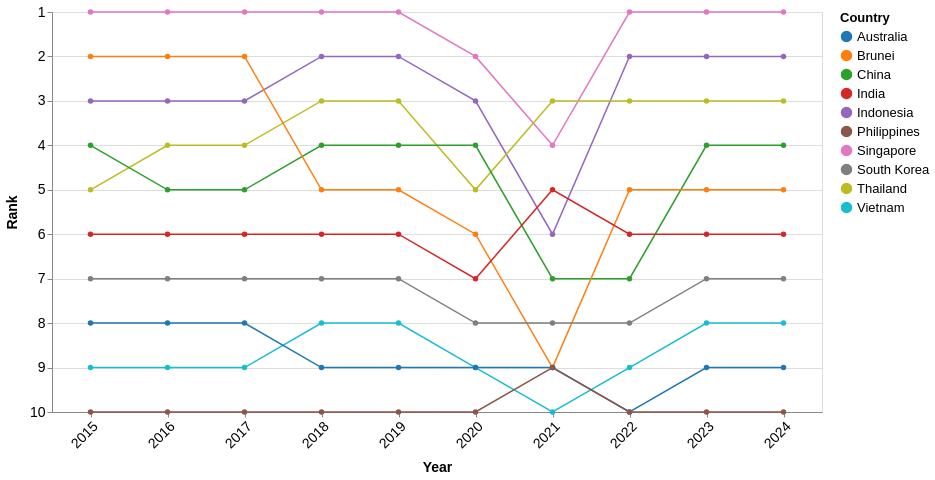

Vega-Lite specification stored for this chart:
### Vega-Lite specification from a JSON file in a GitHub repository (floating-point values rounded to 4 significant figures)
{"$schema": "https://vega.github.io/schema/vega-lite/v5.json", "width": 770, "height": 400, "data": {"values": [{"Country": "Singapore", "year": 2024, "Visitors": 4276007, "rank": 1}, {"Country": "Singapore", "year": 2023, "Visitors": 8308230, "rank": 1}, {"Country": "Singapore", "year": 2022, "Visitors": 5222991, "rank": 1}, {"Country": "Singapore", "year": 2021, "Visitors": 16308, "rank": 4}, {"Country": "Singapore", "year": 2020, "Visitors": 1545255, "rank": 2}, {"Country": "Singapore", "year": 2019, "Visitors": 10163882, "rank": 1}, {"Country": "Singapore", "year": 2018, "Visitors": 10615986, "rank": 1}, {"Country": "Singapore", "year": 2017, "Visitors": 12441713, "rank": 1}, {"Country": "Singapore", "year": 2016, "Visitors": 13272961, "rank": 1}, {"Country": "Singapore", "year": 2015, "Visitors": 12930754, "rank": 1}, {"Country": "Indonesia", "year": 2024, "Visitors": 1786630, "rank": 2}, {"Country": "Indonesia", "year": 2023, "Visitors": 3108165, "rank": 2}, {"Country": "Indonesia", "year": 2022, "Visitors": 1481739, "rank": 2}, {"Country": "Indonesia", "year": 2021, "Visitors": 11025, "rank": 6}, {"Country": "Indonesia", "year": 2020, "Visitors": 711723, "rank": 3}, {"Country": "Indonesia", "year": 2019, "Visitors": 3623277, "rank": 2}, {"Country": "Indonesia", "year": 2018, "Visitors": 3277689, "rank": 2}, {"Country": "Indonesia", "year": 2017, "Visitors": 2796570, "rank": 3}, {"Country": "Indonesia", "year": 2016, "Visitors": 3049964, "rank": 3}, {"Country": "Indonesia", "year": 2015, "Visitors": 2788033, "rank": 3}, {"Country": "Thailand", "year": 2024, "Visitors": 813783, "rank": 3}, {"Country": "Thailand", "year": 2023, "Visitors": 1551282, "rank": 3}, {"Country": "Thailand", "year": 2022, "Visitors": 715528, "rank": 3}, {"Country": "Thailand", "year": 2021, "Visitors": 59607, "rank": 3}, {"Country": "Thailand", "year": 2020, "Visitors": 394413, "rank": 5}, {"Country": "Thailand", "year": 2019, "Visitors": 1884306, "rank": 3}, {"Country": "Thailand", "year": 2018, "Visitors": 1914692, "rank": 3}, {"Country": "Thailand", "year": 2017, "Visitors": 1836522, "rank": 4}, {"Country": "Thailand", "year": 2016, "Visitors": 1780800, "rank": 4}, {"Country": "Thailand", "year": 2015, "Visitors": 1343569, "rank": 5}, {"Country": "China", "year": 2024, "Visitors": 1449711, "rank": 4}, {"Country": "China", "year": 2023, "Visitors": 1474114, "rank": 4}, {"Country": "China", "year": 2022, "Visitors": 211363, "rank": 7}, {"Country": "China", "year": 2021, "Visitors": 7701, "rank": 7}, {"Country": "China", "year": 2020, "Visitors": 405149, "rank": 4}, {"Country": "China", "year": 2019, "Visitors": 3114257, "rank": 4}, {"Country": "China", "year": 2018, "Visitors": 2944133, "rank": 4}, {"Country": "China", "year": 2017, "Visitors": 2281666, "rank": 5}, {"Country": "China", "year": 2016, "Visitors": 2124942, "rank": 5}, {"Country": "China", "year": 2015, "Visitors": 1677163, "rank": 4}, {"Country": "Brunei", "year": 2024, "Visitors": 565999, "rank": 5}, {"Country": "Brunei", "year": 2023, "Visitors": 811833, "rank": 5}, {"Country": "Brunei", "year": 2022, "Visitors": 301757, "rank": 5}, {"Country": "Brunei", "year": 2021, "Visitors": 773, "rank": 9}, {"Country": "Brunei", "year": 2020, "Visitors": 136020, "rank": 6}, {"Country": "Brunei", "year": 2019, "Visitors": 1216123, "rank": 5}, {"Country": "Brunei", "year": 2018, "Visitors": 1382031, "rank": 5}, {"Country": "Brunei", "year": 2017, "Visitors": 1660506, "rank": 2}, {"Country": "Brunei", "year": 2016, "Visitors": 1391016, "rank": 2}, {"Country": "Brunei", "year": 2015, "Visitors": 1133555, "rank": 2}, {"Country": "India", "year": 2024, "Visitors": 537493, "rank": 6}, {"Country": "India", "year": 2023, "Visitors": 671846, "rank": 6}, {"Country": "India", "year": 2022, "Visitors": 324548, "rank": 6}, {"Country": "India", "year": 2021, "Visitors": 3916, "rank": 5}, {"Country": "India", "year": 2020, "Visitors": 155883, "rank": 7}, {"Country": "India", "year": 2019, "Visitors": 735309, "rank": 6}, {"Country": "India", "year": 2018, "Visitors": 600311, "rank": 6}, {"Country": "India", "year": 2017, "Visitors": 552739, "rank": 6}, {"Country": "India", "year": 2016, "Visitors": 638578, "rank": 6}, {"Country": "India", "year": 2015, "Visitors": 722141, "rank": 6}, {"Country": "South Korea", "year": 2024, "Visitors": 232711, "rank": 7}, {"Country": "South Korea", "year": 2023, "Visitors": 400853, "rank": 7}, {"Country": "South Korea", "year": 2022, "Visitors": 146384, "rank": 8}, {"Country": "South Korea", "year": 2021, "Visitors": 3028, "rank": 8}, {"Country": "South Korea", "year": 2020, "Visitors": 119750, "rank": 8}, {"Country": "South Korea", "year": 2019, "Visitors": 673065, "rank": 7}, {"Country": "South Korea", "year": 2018, "Visitors": 616783, "rank": 7}, {"Country": "South Korea", "year": 2017, "Visitors": 484528, "rank": 7}, {"Country": "South Korea", "year": 2016, "Visitors": 444439, "rank": 7}, {"Country": "South Korea", "year": 2015, "Visitors": 421161, "rank": 7}, {"Country": "Vietnam", "year": 2024, "Visitors": 137344, "rank": 8}, {"Country": "Vietnam", "year": 2023, "Visitors": 286083, "rank": 8}, {"Country": "Vietnam", "year": 2022, "Visitors": 123931, "rank": 9}, {"Country": "Vietnam", "year": 2021, "Visitors": 14136, "rank": 10}, {"Country": "Vietnam", "year": 2020, "Visitors": 71622, "rank": 9}, {"Country": "Vietnam", "year": 2019, "Visitors": 892716, "rank": 8}, {"Country": "Vietnam", "year": 2018, "Visitors": 786327, "rank": 8}, {"Country": "Vietnam", "year": 2017, "Visitors": 638135, "rank": 9}, {"Country": "Vietnam", "year": 2016, "Visitors": 703737, "rank": 9}, {"Country": "Vietnam", "year": 2015, "Visitors": 646891, "rank": 9}, {"Country": "Australia", "year": 2024, "Visitors": 159318, "rank": 9}, {"Country": "Australia", "year": 2023, "Visitors": 276477, "rank": 9}, {"Country": "Australia", "year": 2022, "Visitors": 118598, "rank": 10}, {"Country": "Australia", "year": 2021, "Visitors": 33451, "rank": 9}, {"Country": "Australia", "year": 2020, "Visitors": 195146, "rank": 9}, {"Country": "Australia", "year": 2019, "Visitors": 1282782, "rank": 9}, {"Country": "Australia", "year": 2018, "Visitors": 1034871, "rank": 9}, {"Country": "Australia", "year": 2017, "Visitors": 899202, "rank": 8}, {"Country": "Australia", "year": 2016, "Visitors": 737115, "rank": 8}, {"Country": "Australia", "year": 2015, "Visitors": 714047, "rank": 8}, {"Country": "Philippines", "year": 2024, "Visitors": 60100, "rank": 10}, {"Country": "Philippines", "year": 2023, "Visitors": 137781, "rank": 10}, {"Country": "Philippines", "year": 2022, "Visitors": 86462, "rank": 10}, {"Country": "Philippines", "year": 2021, "Visitors": 10229, "rank": 9}, {"Country": "Philippines", "year": 2020, "Visitors": 53889, "rank": 10}, {"Country": "Philippines", "year": 2019, "Visitors": 1114257, "rank": 10}, {"Country": "Philippines", "year": 2018, "Visitors": 1167375, "rank": 10}, {"Country": "Philippines", "year": 2017, "Visitors": 1066461, "rank": 10}, {"Country": "Philippines", "year": 2016, "Visitors": 1029488, "rank": 10}, {"Country": "Philippines", "year": 2015, "Visitors": 957408, "rank": 10}]}, "mark": {"type": "line", "point": true, "strokeWidth": 1.5}, "encoding": {"x": {"field": "year", "type": "ordinal", "title": "Year", "axis": {"labelOverlap": "parity", "labelAngle": -45}}, "y": {"field": "rank", "type": "quantitative", "title": "Rank", "scale": {"domain": [10, 1], "nice": true}, "axis": {"reverse": true}}, "color": {"field": "Country", "type": "nominal", "scale": {"scheme": "category10"}}, "tooltip": [{"field": "Country", "type": "nominal", "title": "Country"}, {"field": "year", "type": "ordinal", "title": "Year"}, {"field": "rank", "type": "quantitative", "title": "Rank"}, {"field": "Visitors", "type": "quantitative", "title": "Visitors", "format": ","}]}, "config": {"axis": {"labelFontSize": 14, "titleFontSize": 14, "titlePadding": 10}, "legend": {"labelFontSize": 13, "titleFontSize": 13, "labelPadding": 10}, "tooltip": {"labelFontSize": 15, "titleFontSize": 15}}}
